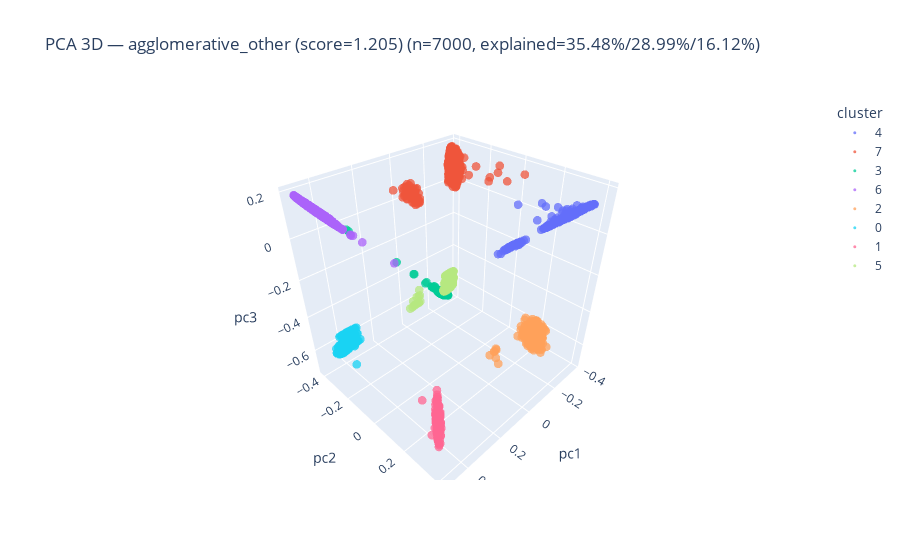

The notebook cell this image was saved under:
### Code cell
best_labels = artifacts["best_labels"]
plot_pca_3d(
    artifacts["embedding"],
    best_labels,
    title=f"PCA 3D — {artifacts['best_model_name']} (score={artifacts['best']['score']:.3f})",
    hover_df=proc_new_df_5k,
)

### Figure 1 — Plotly figure (JSON) as saved in the notebook; plotly's stock layout.template omitted (floating-point values rounded to 4 significant figures; data arrays with more than 128 entries replaced by an {"elided": "..."} marker saying what was removed)
{"data": [{"hovertemplate": "cluster=4<br>pc1=%{x}<br>pc2=%{y}<br>pc3=%{z}<extra></extra>", "legendgroup": "4", "marker": {"color": "#636efa", "opacity": 0.75, "size": 3, "symbol": "circle"}, "mode": "markers", "name": "4", "scene": "scene", "showlegend": true, "type": "scatter3d", "x": {"elided": "1908 float values"}, "y": {"elided": "1908 float values"}, "z": {"elided": "1908 float values"}}, {"hovertemplate": "cluster=7<br>pc1=%{x}<br>pc2=%{y}<br>pc3=%{z}<extra></extra>", "legendgroup": "7", "marker": {"color": "#EF553B", "opacity": 0.75, "size": 3, "symbol": "circle"}, "mode": "markers", "name": "7", "scene": "scene", "showlegend": true, "type": "scatter3d", "x": {"elided": "1743 float values"}, "y": {"elided": "1743 float values"}, "z": {"elided": "1743 float values"}}, {"hovertemplate": "cluster=3<br>pc1=%{x}<br>pc2=%{y}<br>pc3=%{z}<extra></extra>", "legendgroup": "3", "marker": {"color": "#00cc96", "opacity": 0.75, "size": 3, "symbol": "circle"}, "mode": "markers", "name": "3", "scene": "scene", "showlegend": true, "type": "scatter3d", "x": {"elided": "1213 float values"}, "y": {"elided": "1213 float values"}, "z": {"elided": "1213 float values"}}, {"hovertemplate": "cluster=6<br>pc1=%{x}<br>pc2=%{y}<br>pc3=%{z}<extra></extra>", "legendgroup": "6", "marker": {"color": "#ab63fa", "opacity": 0.75, "size": 3, "symbol": "circle"}, "mode": "markers", "name": "6", "scene": "scene", "showlegend": true, "type": "scatter3d", "x": {"elided": "1126 float values"}, "y": {"elided": "1126 float values"}, "z": {"elided": "1126 float values"}}, {"hovertemplate": "cluster=2<br>pc1=%{x}<br>pc2=%{y}<br>pc3=%{z}<extra></extra>", "legendgroup": "2", "marker": {"color": "#FFA15A", "opacity": 0.75, "size": 3, "symbol": "circle"}, "mode": "markers", "name": "2", "scene": "scene", "showlegend": true, "type": "scatter3d", "x": {"elided": "276 float values"}, "y": {"elided": "276 float values"}, "z": {"elided": "276 float values"}}, {"hovertemplate": "cluster=0<br>pc1=%{x}<br>pc2=%{y}<br>pc3=%{z}<extra></extra>", "legendgroup": "0", "marker": {"color": "#19d3f3", "opacity": 0.75, "size": 3, "symbol": "circle"}, "mode": "markers", "name": "0", "scene": "scene", "showlegend": true, "type": "scatter3d", "x": {"elided": "219 float values"}, "y": {"elided": "219 float values"}, "z": {"elided": "219 float values"}}, {"hovertemplate": "cluster=1<br>pc1=%{x}<br>pc2=%{y}<br>pc3=%{z}<extra></extra>", "legendgroup": "1", "marker": {"color": "#FF6692", "opacity": 0.75, "size": 3, "symbol": "circle"}, "mode": "markers", "name": "1", "scene": "scene", "showlegend": true, "type": "scatter3d", "x": {"elided": "186 float values"}, "y": {"elided": "186 float values"}, "z": {"elided": "186 float values"}}, {"hovertemplate": "cluster=5<br>pc1=%{x}<br>pc2=%{y}<br>pc3=%{z}<extra></extra>", "legendgroup": "5", "marker": {"color": "#B6E880", "opacity": 0.75, "size": 3, "symbol": "circle"}, "mode": "markers", "name": "5", "scene": "scene", "showlegend": true, "type": "scatter3d", "x": {"elided": "329 float values"}, "y": {"elided": "329 float values"}, "z": {"elided": "329 float values"}}], "layout": {"legend": {"title": {"text": "cluster"}, "tracegroupgap": 0}, "scene": {"domain": {"x": [0, 1], "y": [0, 1]}, "xaxis": {"title": {"text": "pc1"}}, "yaxis": {"title": {"text": "pc2"}}, "zaxis": {"title": {"text": "pc3"}}}, "title": {"text": "PCA 3D — agglomerative_other (score=1.205) (n=7000, explained=35.48%/28.99%/16.12%)"}}}
